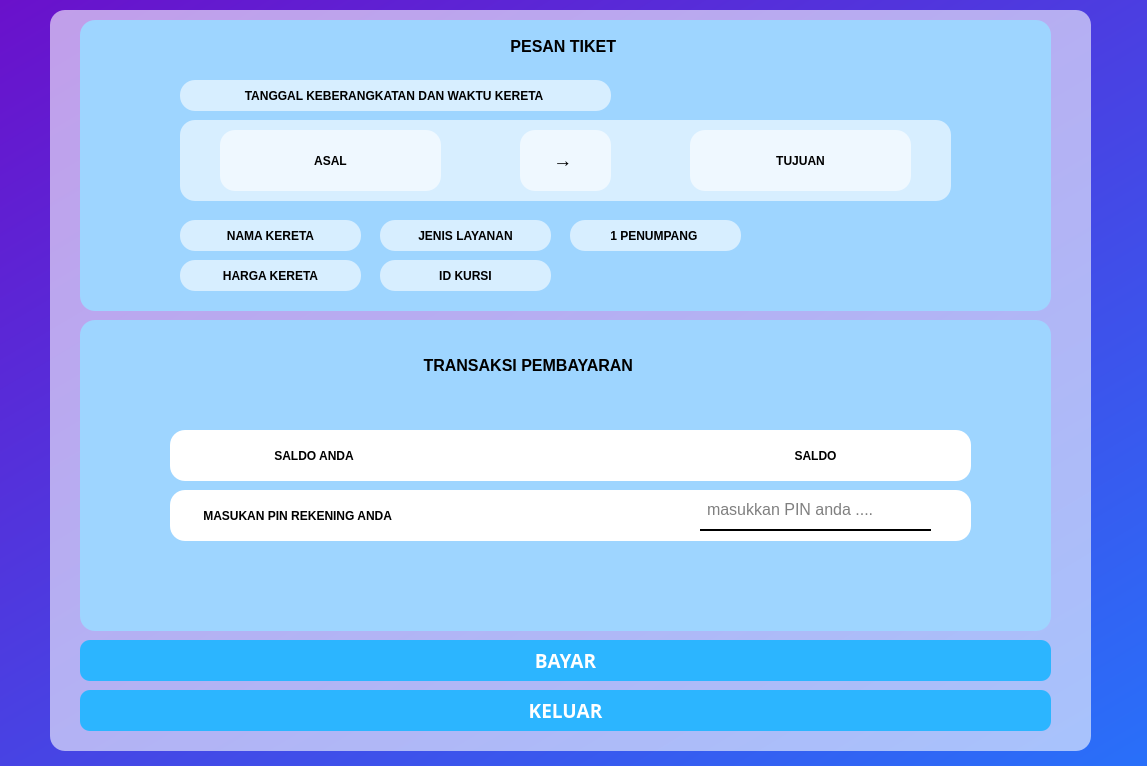
<?xml version="1.0" encoding="UTF-8"?>
<ui version="4.0">
 <class>transaksi_pembayaran</class>
 <widget class="QDialog" name="transaksi_pembayaran">
  <property name="geometry">
   <rect>
    <x>0</x>
    <y>0</y>
    <width>1147</width>
    <height>766</height>
   </rect>
  </property>
  <property name="maximumSize">
   <size>
    <width>1280</width>
    <height>766</height>
   </size>
  </property>
  <property name="windowTitle">
   <string>Dialog</string>
  </property>
  <property name="styleSheet">
   <string notr="true">background: qlineargradient(x1:0, y1:0, x2:1, y2:1, stop:0 #6a11cb, stop:1 #2575fc);
</string>
  </property>
  <widget class="QFrame" name="kereta_box">
   <property name="geometry">
    <rect>
     <x>50</x>
     <y>10</y>
     <width>1041</width>
     <height>741</height>
    </rect>
   </property>
   <property name="styleSheet">
    <string notr="true">background-color: rgba(255, 255, 255, 150); /* Transparansi */
border-radius: 15px; /* Membuat sudut melengkung */
</string>
   </property>
   <property name="frameShape">
    <enum>QFrame::StyledPanel</enum>
   </property>
   <property name="frameShadow">
    <enum>QFrame::Raised</enum>
   </property>
   <widget class="QWidget" name="kursi_kereta_box" native="true">
    <property name="geometry">
     <rect>
      <x>30</x>
      <y>310</y>
      <width>971</width>
      <height>311</height>
     </rect>
    </property>
    <property name="styleSheet">
     <string notr="true">background : rgb(158, 213, 255);</string>
    </property>
    <widget class="QGroupBox" name="groupBox">
     <property name="geometry">
      <rect>
       <x>20</x>
       <y>50</y>
       <width>921</width>
       <height>241</height>
      </rect>
     </property>
     <property name="styleSheet">
      <string notr="true">QCheckBox::indicator {
    width: 25px;  /* Lebar kotak */
    height: 25px; /* Tinggi kotak */
}
</string>
     </property>
     <property name="title">
      <string/>
     </property>
     <widget class="QGroupBox" name="groupBox_saldo">
      <property name="geometry">
       <rect>
        <x>70</x>
        <y>60</y>
        <width>801</width>
        <height>51</height>
       </rect>
      </property>
      <property name="styleSheet">
       <string notr="true">background : white;
</string>
      </property>
      <property name="title">
       <string/>
      </property>
      <widget class="QLabel" name="label_saldouser">
       <property name="geometry">
        <rect>
         <x>20</x>
         <y>0</y>
         <width>251</width>
         <height>51</height>
        </rect>
       </property>
       <property name="font">
        <font>
         <weight>75</weight>
         <bold>true</bold>
        </font>
       </property>
       <property name="styleSheet">
        <string notr="true">background : white;</string>
       </property>
       <property name="text">
        <string>SALDO ANDA </string>
       </property>
       <property name="alignment">
        <set>Qt::AlignCenter</set>
       </property>
      </widget>
      <widget class="QLabel" name="label_saldo">
       <property name="geometry">
        <rect>
         <x>550</x>
         <y>0</y>
         <width>191</width>
         <height>51</height>
        </rect>
       </property>
       <property name="font">
        <font>
         <weight>75</weight>
         <bold>true</bold>
        </font>
       </property>
       <property name="styleSheet">
        <string notr="true">background : white;</string>
       </property>
       <property name="text">
        <string>SALDO</string>
       </property>
       <property name="alignment">
        <set>Qt::AlignCenter</set>
       </property>
      </widget>
     </widget>
     <widget class="QLabel" name="label_inputrekening">
      <property name="geometry">
       <rect>
        <x>70</x>
        <y>120</y>
        <width>801</width>
        <height>51</height>
       </rect>
      </property>
      <property name="font">
       <font>
        <pointsize>9</pointsize>
        <weight>75</weight>
        <bold>true</bold>
       </font>
      </property>
      <property name="styleSheet">
       <string notr="true">background : white;</string>
      </property>
      <property name="text">
       <string>          MASUKAN PIN REKENING ANDA </string>
      </property>
      <property name="alignment">
       <set>Qt::AlignLeading|Qt::AlignLeft|Qt::AlignVCenter</set>
      </property>
     </widget>
     <widget class="QLabel" name="label_harga">
      <property name="geometry">
       <rect>
        <x>630</x>
        <y>130</y>
        <width>161</width>
        <height>31</height>
       </rect>
      </property>
      <property name="font">
       <font>
        <weight>75</weight>
        <bold>true</bold>
       </font>
      </property>
      <property name="styleSheet">
       <string notr="true">background : white;</string>
      </property>
      <property name="text">
       <string/>
      </property>
      <property name="alignment">
       <set>Qt::AlignCenter</set>
      </property>
     </widget>
     <widget class="QLineEdit" name="line_pinNorek">
      <property name="geometry">
       <rect>
        <x>600</x>
        <y>120</y>
        <width>231</width>
        <height>41</height>
       </rect>
      </property>
      <property name="styleSheet">
       <string notr="true">    border: none;
    border-bottom: 2px solid black;
	border-radius: 0px;
    color: black;
    font-size: 16px;
    padding: 5px;
    background: transparent;</string>
      </property>
      <property name="text">
       <string/>
      </property>
      <property name="alignment">
       <set>Qt::AlignLeading|Qt::AlignLeft|Qt::AlignVCenter</set>
      </property>
      <property name="placeholderText">
       <string>masukkan PIN anda .... </string>
      </property>
     </widget>
    </widget>
    <widget class="QLabel" name="label_5">
     <property name="geometry">
      <rect>
       <x>270</x>
       <y>30</y>
       <width>361</width>
       <height>31</height>
      </rect>
     </property>
     <property name="font">
      <font>
       <pointsize>12</pointsize>
       <weight>75</weight>
       <bold>true</bold>
      </font>
     </property>
     <property name="text">
      <string>TRANSAKSI PEMBAYARAN </string>
     </property>
     <property name="alignment">
      <set>Qt::AlignCenter</set>
     </property>
    </widget>
   </widget>
   <widget class="QTextBrowser" name="textBrowser_data_">
    <property name="geometry">
     <rect>
      <x>30</x>
      <y>10</y>
      <width>971</width>
      <height>291</height>
     </rect>
    </property>
    <property name="styleSheet">
     <string notr="true">background : rgb(158, 213, 255);</string>
    </property>
    <property name="html">
     <string>&lt;!DOCTYPE HTML PUBLIC &quot;-//W3C//DTD HTML 4.0//EN&quot; &quot;http://www.w3.org/TR/REC-html40/strict.dtd&quot;&gt;
&lt;html&gt;&lt;head&gt;&lt;meta name=&quot;qrichtext&quot; content=&quot;1&quot; /&gt;&lt;style type=&quot;text/css&quot;&gt;
p, li { white-space: pre-wrap; }
&lt;/style&gt;&lt;/head&gt;&lt;body style=&quot; font-family:'MS Shell Dlg 2'; font-size:7.8pt; font-weight:400; font-style:normal;&quot;&gt;
&lt;p align=&quot;center&quot; style=&quot;-qt-paragraph-type:empty; margin-top:0px; margin-bottom:0px; margin-left:0px; margin-right:0px; -qt-block-indent:0; text-indent:0px; font-size:8pt;&quot;&gt;&lt;br /&gt;&lt;/p&gt;
&lt;p align=&quot;center&quot; style=&quot; margin-top:0px; margin-bottom:0px; margin-left:0px; margin-right:0px; -qt-block-indent:0; text-indent:0px;&quot;&gt;&lt;span style=&quot; font-size:12pt; font-weight:600;&quot;&gt;PESAN TIKET &lt;/span&gt;&lt;/p&gt;&lt;/body&gt;&lt;/html&gt;</string>
    </property>
   </widget>
   <widget class="QPushButton" name="button_keluar">
    <property name="geometry">
     <rect>
      <x>30</x>
      <y>680</y>
      <width>971</width>
      <height>41</height>
     </rect>
    </property>
    <property name="font">
     <font>
      <family>Montserrat</family>
      <pointsize>14</pointsize>
      <weight>75</weight>
      <bold>true</bold>
     </font>
    </property>
    <property name="styleSheet">
     <string notr="true">QPushButton {
    background-color: rgb(44, 181, 255);
    color: white;
    border-radius: 10px;
	font-family: 'Montserrat';
    font-weight: bold;
    font-size: 14pt; 
    padding: 8px;
}
QPushButton:hover {
    background-color: #0056b3;
}
</string>
    </property>
    <property name="text">
     <string>KELUAR</string>
    </property>
   </widget>
   <widget class="QPushButton" name="button_bayar">
    <property name="geometry">
     <rect>
      <x>30</x>
      <y>630</y>
      <width>971</width>
      <height>41</height>
     </rect>
    </property>
    <property name="font">
     <font>
      <family>Montserrat</family>
      <pointsize>14</pointsize>
      <weight>75</weight>
      <bold>true</bold>
     </font>
    </property>
    <property name="styleSheet">
     <string notr="true">QPushButton {
    background-color: rgb(44, 181, 255);
    color: white;
    border-radius: 10px;
	font-family: 'Montserrat';
    font-weight: bold;
    font-size: 14pt; 
    padding: 8px;
}
QPushButton:hover {
    background-color: #0056b3;
}
</string>
    </property>
    <property name="text">
     <string>BAYAR</string>
    </property>
   </widget>
   <widget class="QLabel" name="label_waktu_ticket">
    <property name="geometry">
     <rect>
      <x>130</x>
      <y>70</y>
      <width>431</width>
      <height>31</height>
     </rect>
    </property>
    <property name="font">
     <font>
      <weight>75</weight>
      <bold>true</bold>
     </font>
    </property>
    <property name="text">
     <string>TANGGAL KEBERANGKATAN DAN WAKTU KERETA </string>
    </property>
    <property name="alignment">
     <set>Qt::AlignCenter</set>
    </property>
   </widget>
   <widget class="QLabel" name="label_nama_kereta">
    <property name="geometry">
     <rect>
      <x>130</x>
      <y>210</y>
      <width>181</width>
      <height>31</height>
     </rect>
    </property>
    <property name="font">
     <font>
      <weight>75</weight>
      <bold>true</bold>
     </font>
    </property>
    <property name="text">
     <string>NAMA KERETA</string>
    </property>
    <property name="alignment">
     <set>Qt::AlignCenter</set>
    </property>
   </widget>
   <widget class="QLabel" name="label_layanan">
    <property name="geometry">
     <rect>
      <x>330</x>
      <y>210</y>
      <width>171</width>
      <height>31</height>
     </rect>
    </property>
    <property name="font">
     <font>
      <weight>75</weight>
      <bold>true</bold>
     </font>
    </property>
    <property name="text">
     <string>JENIS LAYANAN</string>
    </property>
    <property name="alignment">
     <set>Qt::AlignCenter</set>
    </property>
   </widget>
   <widget class="QLabel" name="label_penumpang">
    <property name="geometry">
     <rect>
      <x>520</x>
      <y>210</y>
      <width>171</width>
      <height>31</height>
     </rect>
    </property>
    <property name="font">
     <font>
      <weight>75</weight>
      <bold>true</bold>
     </font>
    </property>
    <property name="text">
     <string>1 PENUMPANG </string>
    </property>
    <property name="alignment">
     <set>Qt::AlignCenter</set>
    </property>
   </widget>
   <widget class="QLabel" name="label_container_asaltujan">
    <property name="geometry">
     <rect>
      <x>130</x>
      <y>110</y>
      <width>771</width>
      <height>81</height>
     </rect>
    </property>
    <property name="text">
     <string/>
    </property>
   </widget>
   <widget class="QLabel" name="label_asal">
    <property name="geometry">
     <rect>
      <x>170</x>
      <y>120</y>
      <width>221</width>
      <height>61</height>
     </rect>
    </property>
    <property name="font">
     <font>
      <weight>75</weight>
      <bold>true</bold>
     </font>
    </property>
    <property name="text">
     <string>ASAL</string>
    </property>
    <property name="alignment">
     <set>Qt::AlignCenter</set>
    </property>
   </widget>
   <widget class="QLabel" name="label_tujuan">
    <property name="geometry">
     <rect>
      <x>640</x>
      <y>120</y>
      <width>221</width>
      <height>61</height>
     </rect>
    </property>
    <property name="font">
     <font>
      <weight>75</weight>
      <bold>true</bold>
     </font>
    </property>
    <property name="text">
     <string>TUJUAN</string>
    </property>
    <property name="alignment">
     <set>Qt::AlignCenter</set>
    </property>
   </widget>
   <widget class="QLabel" name="label_harga_2">
    <property name="geometry">
     <rect>
      <x>130</x>
      <y>250</y>
      <width>181</width>
      <height>31</height>
     </rect>
    </property>
    <property name="font">
     <font>
      <weight>75</weight>
      <bold>true</bold>
     </font>
    </property>
    <property name="text">
     <string>HARGA KERETA</string>
    </property>
    <property name="alignment">
     <set>Qt::AlignCenter</set>
    </property>
   </widget>
   <widget class="QLabel" name="label_kursi">
    <property name="geometry">
     <rect>
      <x>330</x>
      <y>250</y>
      <width>171</width>
      <height>31</height>
     </rect>
    </property>
    <property name="font">
     <font>
      <weight>75</weight>
      <bold>true</bold>
     </font>
    </property>
    <property name="text">
     <string>ID KURSI</string>
    </property>
    <property name="alignment">
     <set>Qt::AlignCenter</set>
    </property>
   </widget>
   <widget class="QLabel" name="label_3">
    <property name="geometry">
     <rect>
      <x>470</x>
      <y>120</y>
      <width>91</width>
      <height>61</height>
     </rect>
    </property>
    <property name="font">
     <font>
      <pointsize>14</pointsize>
      <weight>75</weight>
      <bold>true</bold>
     </font>
    </property>
    <property name="text">
     <string>→ </string>
    </property>
    <property name="alignment">
     <set>Qt::AlignCenter</set>
    </property>
   </widget>
  </widget>
  <widget class="QLabel" name="label_4">
   <property name="geometry">
    <rect>
     <x>0</x>
     <y>0</y>
     <width>1280</width>
     <height>766</height>
    </rect>
   </property>
   <property name="maximumSize">
    <size>
     <width>1280</width>
     <height>766</height>
    </size>
   </property>
   <property name="text">
    <string/>
   </property>
   <property name="pixmap">
    <pixmap>3.png</pixmap>
   </property>
   <property name="scaledContents">
    <bool>true</bool>
   </property>
  </widget>
  <zorder>label_4</zorder>
  <zorder>kereta_box</zorder>
 </widget>
 <resources/>
 <connections/>
</ui>
